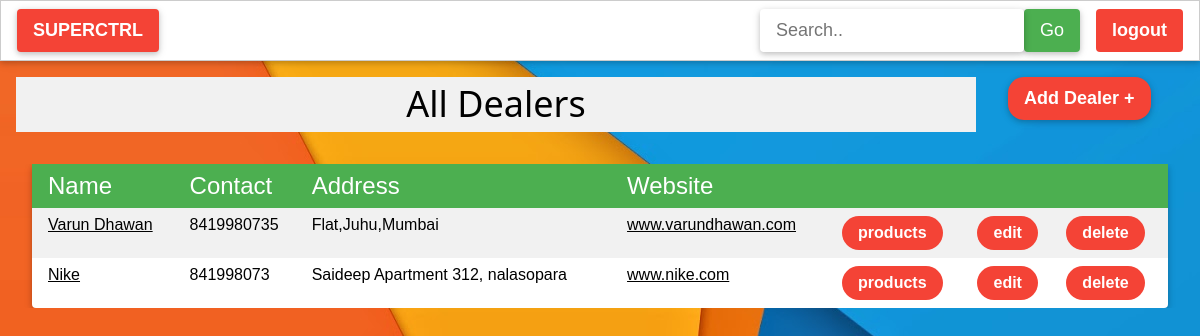
Screenshot of /dealers/ (signed in) with the database file from the repository.
### shop/models.py (models this page shows, shortened)
class Dealer(models.Model):
    name=models.CharField(max_length=100)
    contact=models.IntegerField()
    address=models.CharField(max_length=1000)
    website=models.CharField(max_length=1000,null=True)

### shop/views.py (the view)
# urls.py: url(r'^dealers/',views.dealers,name="dealers"),
@login_required
def dealers(request):
    dealers=Dealer.objects.all()
    return render(request,'shop/dealers.html',{'dealers':dealers})

### shop/templates/shop/dealers.html (shortened to what this page needs)
{% extends 'shop/base.html' %}
{% block Dealer %}
<div class="w3-row ">
        <h1 class="w3-button w3-center w3-light-grey w3-container w3-margin w3-col w3-container" style="width:80%">All Dealers</h1>
        <a href="{% url 'dealeradd' %}"><button class="w3-btn w3-rest w3-red w3-round-xlarge w3-margin w3-large w3-card"><strong>Add Dealer +</strong></button></a>
</div>
<div class="w3-container w3-margin w3-responsive" style="margin:0 auto">
        <table class="w3-table w3-striped w3-card w3-round  w3-white ">
            <tr class="w3-green w3-xlarge w3-bold">
                <td>Name</td>
                <td>Contact</td>
                <td>Address</td>
                <td>Website</td>
                <td></td>
                <td></td>
                <td></td>
            </tr>
            {% for dealer in dealers  %}
                <tr class="w3-margin">
                    <td><a href="{% url 'dealerdetail' dealer.id %}">{{dealer.name}}</a></td>
                    <td>{{dealer.contact}}</td>
                    <td>{{dealer.address}}</td>
                    <td><a href="http://{{dealer.website}}">{{dealer.website}}</a></td>
                    <td><a href="{% url 'dealerproducts' dealer.id %}"><button class="w3-button w3-red w3-round-xxlarge"><strong>products</strong></button></a></td>
                    <td><a href="{% url 'dealeredit' dealer.id %}"><button class="w3-button w3-red w3-round-xxlarge"><strong>edit</strong></button></a></td>
                    <td><a href="{% url 'dealerdelete' dealer.id %}"><button class="w3-button w3-red w3-round-xxlarge"><strong>delete</strong></button></a></td>
                </tr>
            {% endfor %}
        </table>
{% endblock Dealer %}

### shop/static/shop/w3.css (style rules this page uses)
html { box-sizing:border-box }
*,*:before,*:after { box-sizing:inherit }
html { -ms-text-size-adjust:100%;-webkit-text-size-adjust:100% }
body { margin:0 }
a { background-color:transparent;-webkit-text-decoration-skip:objects }
button,input,select,textarea { font:inherit;margin:0 }
button,input { overflow:visible }
button,select { text-transform:none }
button,html [type=button],[type=reset],[type=submit] { -webkit-appearance:button }
html,body { font-family:Verdana,sans-serif;font-size:15px;line-height:1.5 }
html { overflow-x:hidden }
h1 { font-size:36px }
h1,h2,h3,h4,h5,h6 { font-family:"Segoe UI",Arial,sans-serif;font-weight:400;margin:10px 0 }
a { color:inherit }
.w3-table,.w3-table-all { border-collapse:collapse;border-spacing:0;width:100%;display:table }
.w3-striped tbody tr:nth-child(even) { background-color:#f1f1f1 }
.w3-table td,.w3-table th,.w3-table-all td,.w3-table-all th { padding:8px 8px;display:table-cell;text-align:left;vertical-align:top }
.w3-table th:first-child,.w3-table td:first-child,.w3-table-all th:first-child,.w3-table-all td:first-child { padding-left:16px }
.w3-btn,.w3-button { border:none;display:inline-block;padding:8px 16px;vertical-align:middle;overflow:hidden;text-decoration:none;color:inherit;background-color:inherit;text-align:center;cursor:pointer;white-space:nowrap }
.w3-btn,.w3-button { -webkit-touch-callout:none;-webkit-user-select:none;-khtml-user-select:none;-moz-user-select:none;-ms-user-select:none;user-select:none }
.w3-responsive { display:block;overflow-x:auto }
.w3-container:after,.w3-container:before,.w3-panel:after,.w3-panel:before,.w3-row:after,.w3-row:before,.w3-row-padding:after,.w3-row-padding:before, .w3-cell-row:before,.w3-cell-row:after,.w3-clear:after,.w3-clear:before,.w3-bar:before,.w3-bar:after { content:"";display:table;clear:both }
.w3-col,.w3-half,.w3-third,.w3-twothird,.w3-threequarter,.w3-quarter { float:left;width:100% }
.w3-rest { overflow:hidden }
.w3-round,.w3-round-medium { border-radius:4px }
.w3-round-xlarge { border-radius:16px }
.w3-round-xxlarge { border-radius:32px }
.w3-container,.w3-panel { padding:0.01em 16px }
.w3-card,.w3-card-2 { box-shadow:0 2px 5px 0 rgba(0,0,0,0.16),0 2px 10px 0 rgba(0,0,0,0.12) }
.w3-large { font-size:18px!important }
.w3-xlarge { font-size:24px!important }
.w3-center { text-align:center!important }
.w3-margin { margin:16px!important }
.w3-green,.w3-hover-green:hover { color:#fff!important;background-color:#4CAF50!important }
.w3-red,.w3-hover-red:hover { color:#fff!important;background-color:#f44336!important }
.w3-white,.w3-hover-white:hover { color:#000!important;background-color:#fff!important }
.w3-light-grey,.w3-hover-light-grey:hover,.w3-light-gray,.w3-hover-light-gray:hover { color:#000!important;background-color:#f1f1f1!important }

### rows the page displays
Dealer: name "Varun Dhawan", contact "8419980735", address "Flat,Juhu,Mumbai", website "www.varundhawan.com"
Dealer: name "Nike", contact "841998073", address "Saideep Apartment 312, nalasopara", website "www.nike.com"
